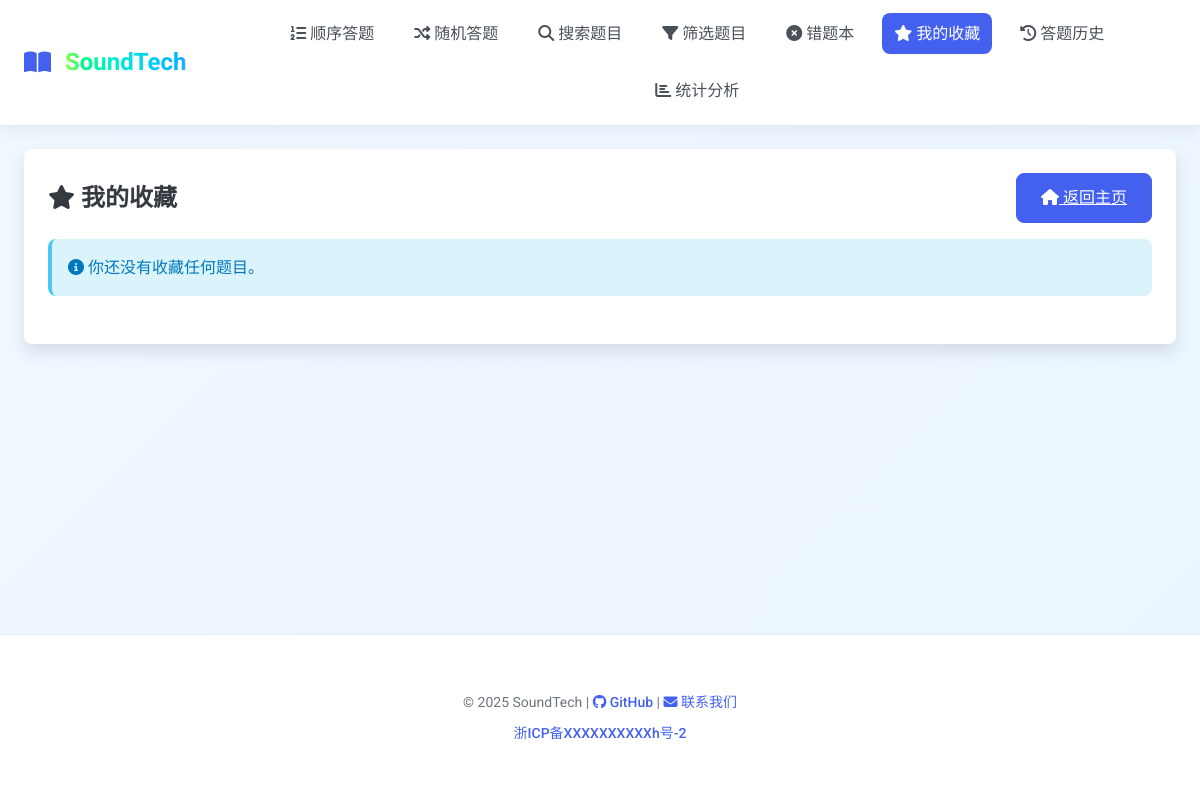
/favorites (signed in), run on an earlier commit of the app's database.
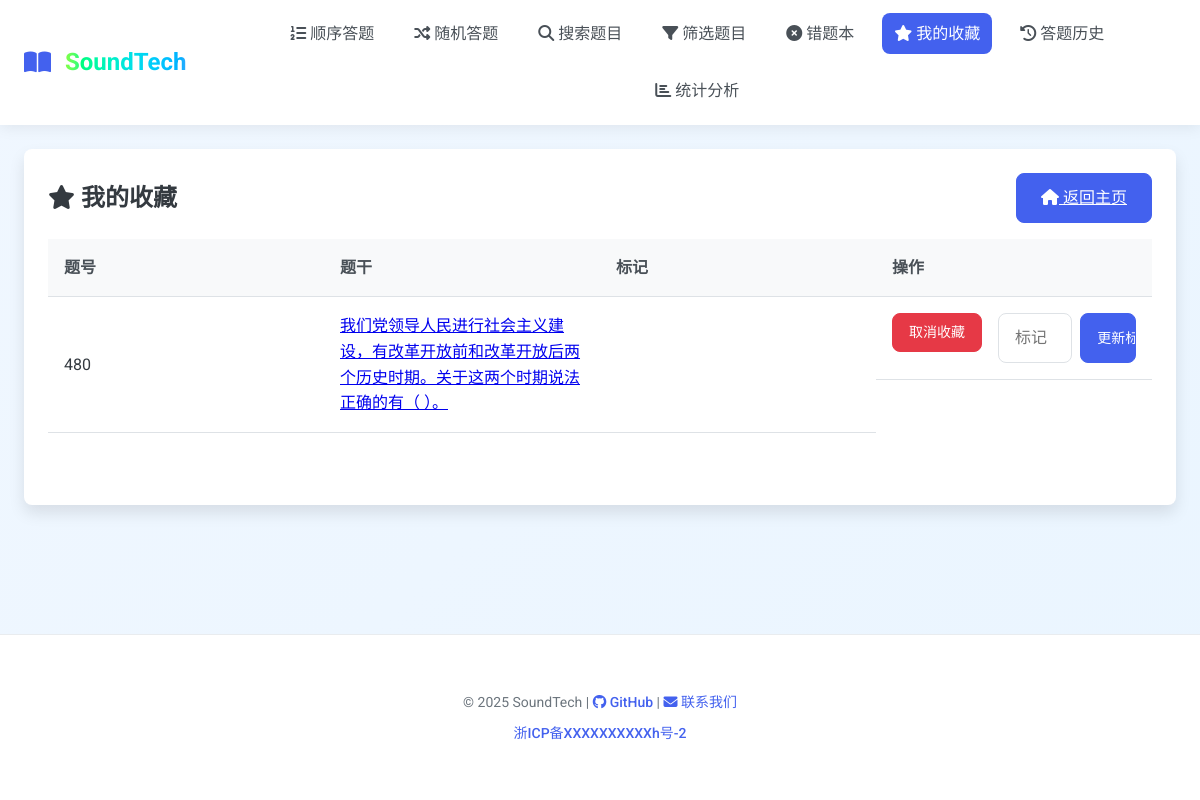
And on a later commit of the database.
### tables this page shows
CREATE TABLE favorites (
        id INTEGER PRIMARY KEY AUTOINCREMENT,
        user_id INTEGER NOT NULL,
        question_id TEXT NOT NULL,
        tag TEXT,
        created_at DATETIME DEFAULT CURRENT_TIMESTAMP,
        UNIQUE(user_id, question_id),
        FOREIGN KEY (user_id) REFERENCES users(id),
        FOREIGN KEY (question_id) REFERENCES questions(id)
    );

CREATE TABLE questions (
        id TEXT PRIMARY KEY,
        stem TEXT NOT NULL,
        answer TEXT NOT NULL,
        difficulty TEXT,
        qtype TEXT,
        category TEXT,
        options TEXT, -- JSON stored options
        created_at DATETIME DEFAULT CURRENT_TIMESTAMP
    );

### app.py (the view)
@app.route("/favorites")
@login_required
def show_favorites():
    user_id = get_user_id()
    rows = show_favorites_util(user_id)
    favorites_data = [{'question_id': row['question_id'], 'tag': row['tag'], 'stem': row['stem']} for row in rows]
    return render_template("favorites.html", favorites=favorites_data)

### app.py (called while the page is built)
@app.before_request
def log_request_info():
    if request.endpoint not in ['static']:
        app.logger.debug(f"请求: {request.method} {request.url} - IP: {request.remote_addr} - User-Agent: {request.headers.get('User-Agent', 'Unknown')}")

@app.after_request
def log_response_info(response):
    if request.endpoint not in ['static']:
        app.logger.debug(f"响应: {response.status_code} - {request.method} {request.url}")
    return response

### handlers/authentication.py (called while the page is built)
def login_required(function):
    @wraps(function)
    def decorated_function(*args, **kwargs):
        if not is_logged_in():
            flash("请先登录后再访问该页面", "error")
            return redirect(url_for("login", next=request.url))
        return function(*args, **kwargs)
    return decorated_function

def is_logged_in() -> bool:
    return "user_id" in session

def get_user_id() -> int:
    return session.get("user_id")

### handlers/database.py (called while the page is built)
def get_db() -> sqlite3.Connection:
    conn = sqlite3.connect("./static/database.db")
    conn.row_factory = sqlite3.Row
    return conn

### templates/favorites.html (shortened to what this page needs)
{% extends 'base.html' %}
{% block content %}
<div class="card">
    <div class="card-title d-flex justify-content-between align-items-center">
        <div>
            <i class="fas fa-star"></i> 我的收藏
        </div>
        <a href="{{ url_for('index') }}" class="btn btn-primary">
            <i class="fas fa-home"></i> 返回主页
        </a>
    </div>
    {% if favorites %}
    <div class="table-container">
        <table class="table">
            <thead>
                <tr>
                    <th>题号</th>
                    <th>题干</th>
                    <th>标记</th>
                    <th>操作</th>
                </tr>
            </thead>
            <tbody>
                {% for f in favorites %}
                <tr>
                    <td>{{ f.question_id }}</td>
                    <td><a href="{{ url_for('show_question', qid=f.question_id) }}">{{ f.stem }}</a></td>
                    <td id="tag_display_{{ f.question_id }}">{{ f.tag }}</td>
                    <td class="d-flex gap-2">
                        <form method="post" action="{{ url_for('unfavorite_question', qid=f.question_id) }}">
                            <button type="submit" class="btn btn-danger btn-sm">取消收藏</button>
                        </form>
                        <form class="update-tag-form d-flex gap-1" data-qid="{{ f.question_id }}" method="post" action="{{ url_for('update_tag', qid=f.question_id) }}">
                            <input type="text" name="tag" placeholder="标记" value="{{ f.tag }}" class="form-control">
                            <button type="submit" class="btn btn-primary btn-sm">更新标记</button>
                        </form>
                    </td>
                </tr>
                {% endfor %}
            </tbody>
        </table>
    </div>
    {% else %}
    <div class="alert alert-info">
        <i class="fas fa-info-circle"></i> 你还没有收藏任何题目。
    </div>
    {% endif %}
</div>
{% endblock %}

What changed in the data, as far as the page shows it:
added favorites: question_id "480", stem "我们党领导人民进行社会主义建设，有改革开放前和改革开放后两个历史时期。关于这两个时期说法正确的有（ ）。"
Also different on the page:
text no longer shown: "你还没有收藏任何题目。"
text now shown: "题号 题干 标记 操作"
